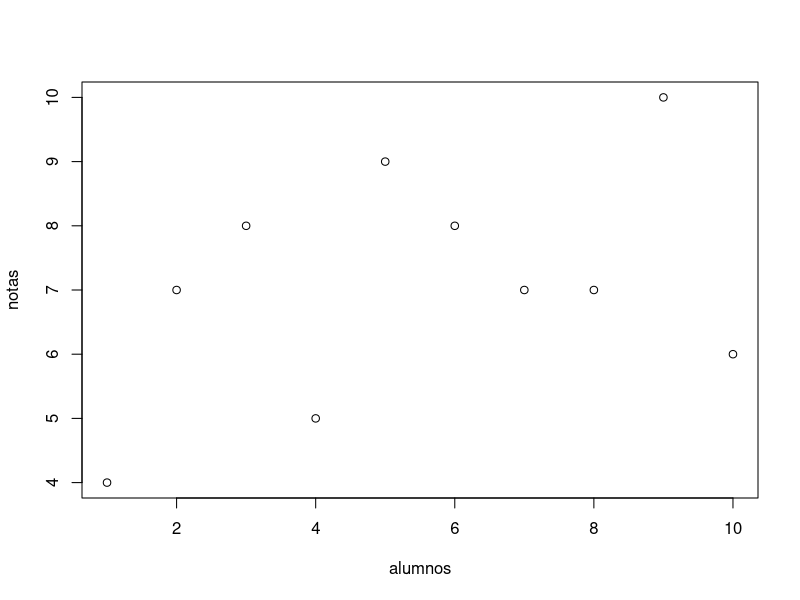

Generate this figure with R:
## ---- chunk 1
knitr::opts_chunk$set(echo = TRUE)
## ---- chunk 2
alumnos = c(1:10)
notas = c(4,7,8,5,9,8,7,7,10,6)
plot(alumnos,notas)
